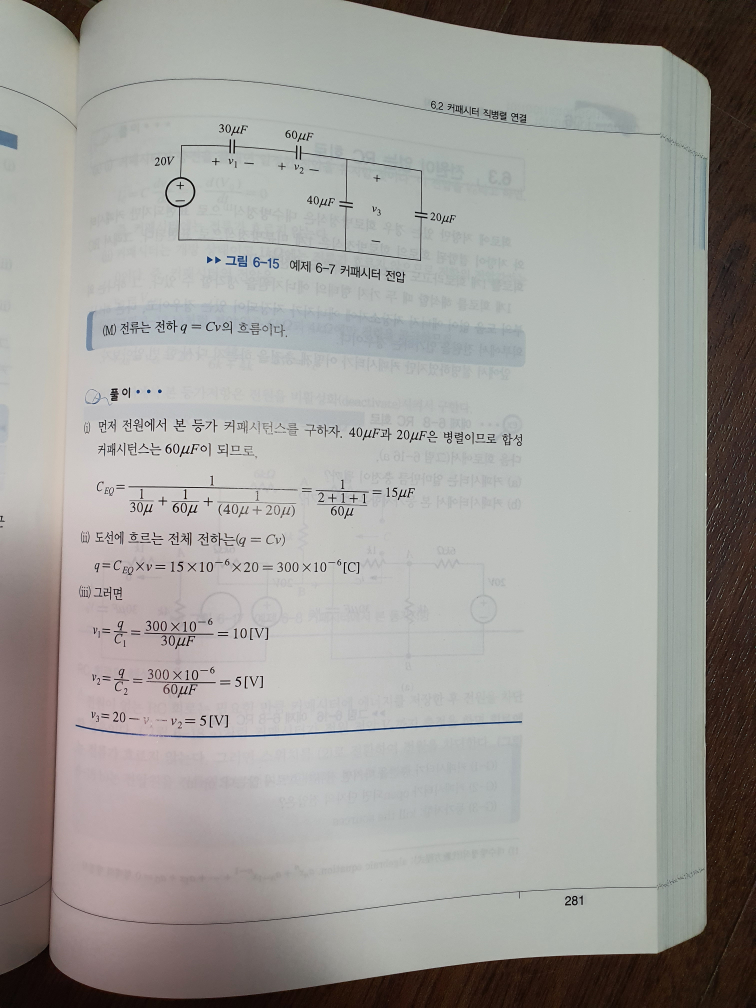
#> input picture 1.jpg, 3024 x 4032 px, found by its file name (shown at 1/4 size)
$ python crop.py
#> lines starting #> are read from the running program, lines starting #| are printed output that depends on the picture
from cv2 import cv2 as cv

refPt = []
cropping = False

def click_and_crop(event, x, y, flags, param):
	global refPt, cropping
	if event == cv.EVENT_LBUTTONDOWN:
		refPt = [(x, y)]
		cropping = True

	elif event == cv.EVENT_LBUTTONUP:
		refPt.append((x, y))
		cropping = False

		cv.rectangle(image, refPt[0], refPt[1], (0, 255, 0), 2)
		cv.imshow("image", image)


image = cv.imread('1.jpg')
#> image is the input picture: shape (4032, 3024, 3); mean B, G, R 153.9, 157.6, 159
image = cv.resize(image, dsize=(0,0), fx=0.2, fy=0.2, interpolation=cv.INTER_LINEAR)
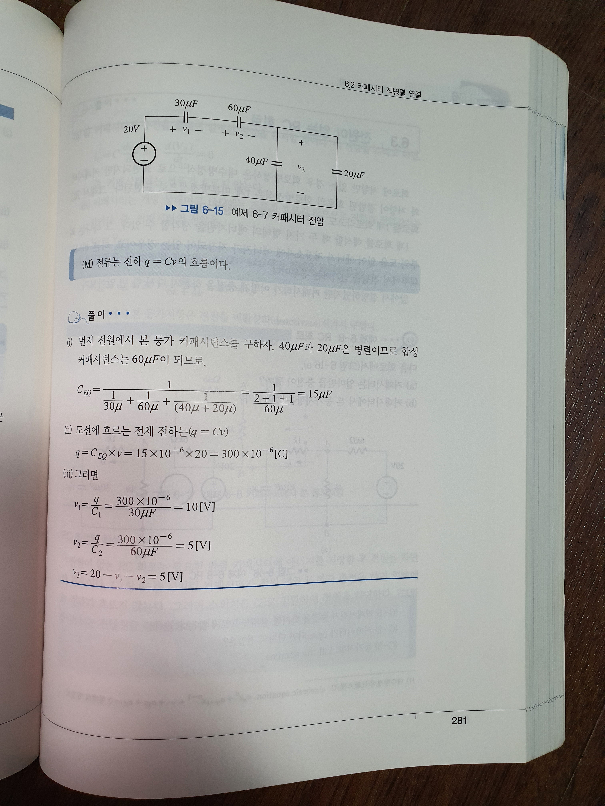
#> image: shape (806, 605, 3); mean B, G, R 154, 157.6, 159.1
clone = image.copy()
cv.namedWindow("image")
cv.setMouseCallback("image", click_and_crop)

while True:
	cv.imshow("image", image)
	key = cv.waitKey(1) & 0xFF
#> (key q is pressed here)
	if key == ord("r"):
		image = clone.copy()

	elif key == ord("c"):
		if len(refPt) == 2:
			roi = clone[refPt[0][1]:refPt[1][1], refPt[0][0]:refPt[1][0]]
			print(refPt)
			cv.imshow("ROI", roi)
			cv.waitKey(0)
	elif key == ord("q"):
#> (the run stopped early here; a loop or call above may not have finished)
